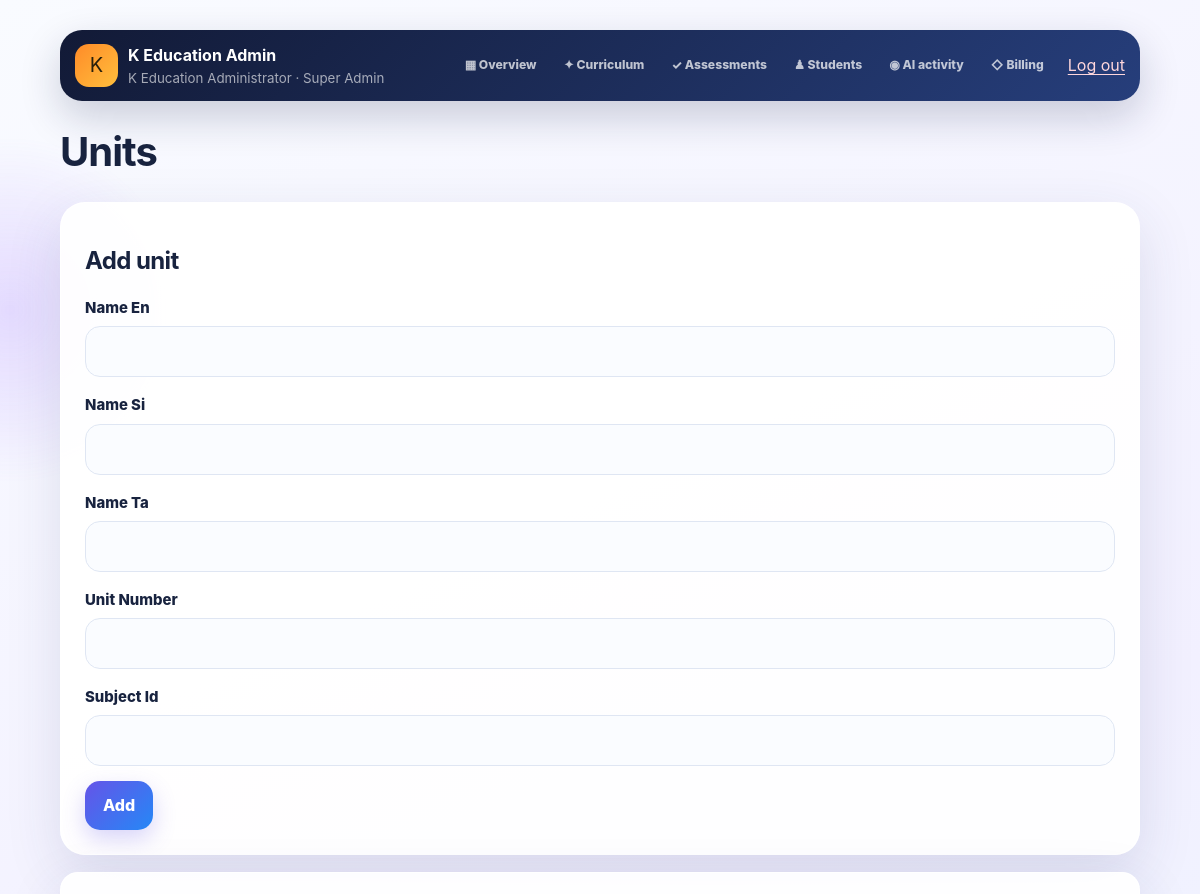
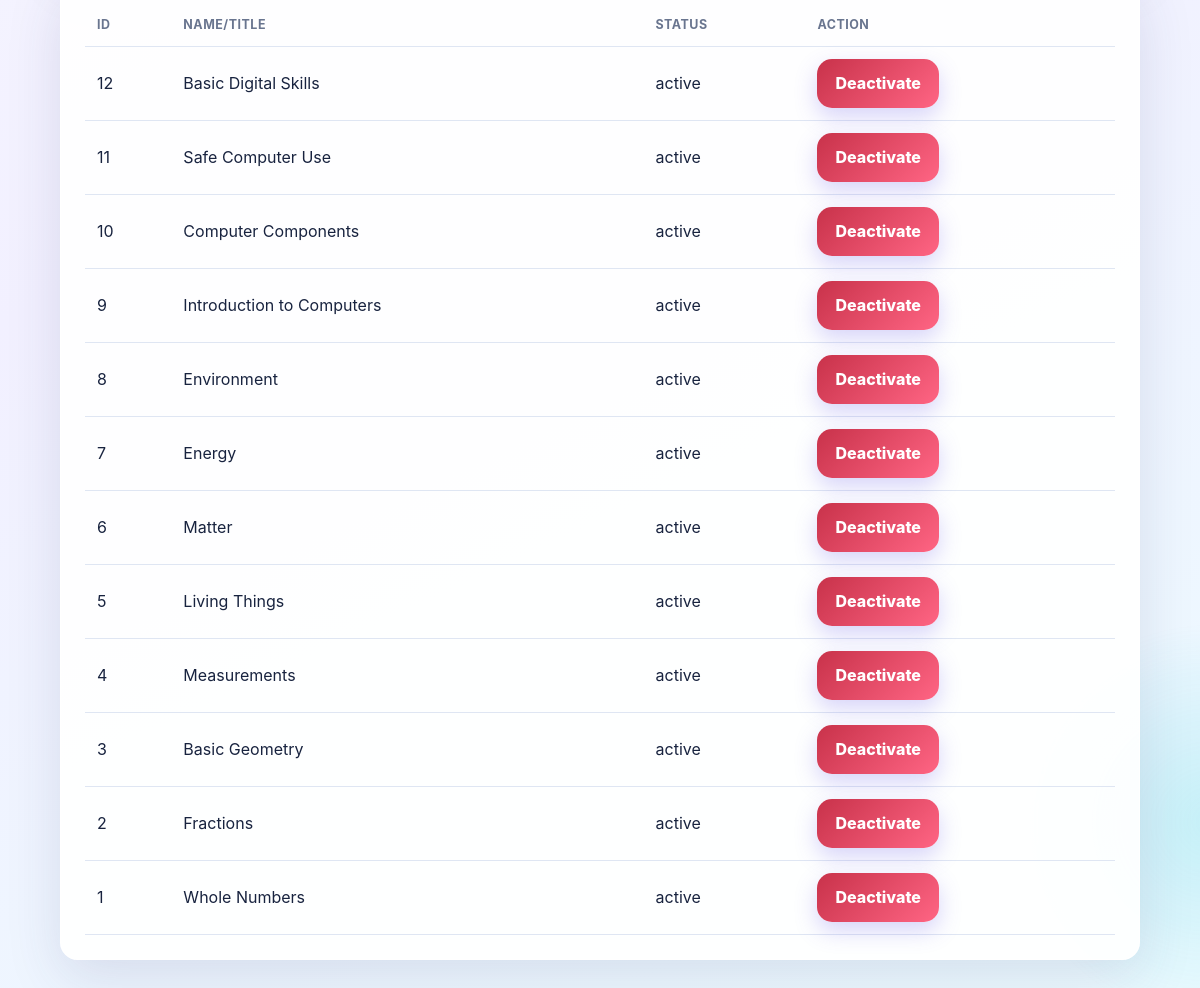
The app's page /admin/units.php (signed in) with its own data (2 pictures, top to bottom).
### tables this page shows
CREATE TABLE units(id INT AUTO_INCREMENT PRIMARY KEY,grade_id INT NOT NULL,subject_id INT NOT NULL,unit_number INT NOT NULL,name_en VARCHAR(180),name_si VARCHAR(180),name_ta VARCHAR(180),description_en TEXT,description_si TEXT,description_ta TEXT,display_order INT DEFAULT 0,status ENUM('active','inactive') DEFAULT 'active',created_at TIMESTAMP DEFAULT CURRENT_TIMESTAMP,updated_at TIMESTAMP DEFAULT CURRENT_TIMESTAMP ON UPDATE CURRENT_TIMESTAMP,UNIQUE(subject_id,unit_number),INDEX(grade_id),FOREIGN KEY(grade_id) REFERENCES grades(id),FOREIGN KEY(subject_id) REFERENCES subjects(id) ON DELETE CASCADE);

### admin/units.php (called while the page is built)
<?php $entity='units';include __DIR__.'/_catalog.php';

### includes/helpers.php (called while the page is built, shortened)
<?php
function e(mixed $v):string{return htmlspecialchars((string)$v,ENT_QUOTES|ENT_SUBSTITUTE,'UTF-8');}

### includes/db.php (called while the page is built, shortened)
<?php
function db(): mysqli {
    $db = @new mysqli(DB_HOST, DB_USER, DB_PASS, DB_NAME);
    $db->set_charset('utf8mb4');
    return $db;
}

### admin/_catalog.php (the view)
<?php
$allowed=['subjects'=>['name_en','name_si','name_ta','subject_code','icon'],'units'=>['name_en','name_si','name_ta','unit_number','subject_id'],'lessons'=>['title_en','title_si','title_ta','subject_id','unit_id'],'quizzes'=>['title_en','title_si','title_ta','subject_id','pass_mark']];if(!isset($allowed[$entity]))exit('Invalid catalog.');require_once __DIR__.'/../includes/auth.php';require_admin();if($_SERVER['REQUEST_METHOD']==='POST'){verify_csrf();$id=filter_input(INPUT_POST,'id',FILTER_VALIDATE_INT);$action=$_POST['action']??'';if($id&&in_array($action,['active','inactive'],true)){$s=db()->prepare("UPDATE $entity SET status=? WHERE id=?");$s->bind_param('si',$action,$id);$s->execute();flash('success','Status updated.');header('Location: '.$entity.'.php');exit;}if($action==='add'){$data=[];foreach($allowed[$entity] as $f)$data[$f]=trim((string)($_POST[$f]??''));$data['grade_id']=1;$fields=array_keys($data);$marks=implode(',',array_fill(0,count($fields),'?'));$sql="INSERT INTO $entity(".implode(',',$fields).") VALUES($marks)";$s=db()->prepare($sql);$types='';$values=[];foreach($data as $f=>$v){$isInt=in_array($f,['grade_id','unit_number','subject_id','unit_id','pass_mark'],true);$types.=$isInt?'i':'s';$values[]=$isInt?(int)$v:$v;}$s->bind_param($types,...$values);if(!$s->execute())flash('error','Could not add item. Check required relationships and unique values.');else flash('success','Item added.');header('Location: '.$entity.'.php');exit;}}$pageTitle=ucfirst($entity);include __DIR__.'/_top.php';$rows=db()->query("SELECT * FROM $entity ORDER BY id DESC");?><h1><?=e(ucfirst($entity))?></h1><section class="card"><h2>Add <?=e(rtrim($entity,'s'))?></h2><form method="post"><?=csrf_field()?><input type="hidden" name="action" value="add"><?php foreach($allowed[$entity] as $f):?><label><?=e(ucwords(str_replace('_',' ',$f)))?><input name="<?=e($f)?>" required></label><?php endforeach;?><button>Add</button></form></section><section class="card scroll"><table><tr><th>ID</th><th>Name/title</th><th>Status</th><th>Action</th></tr><?php while($r=$rows->fetch_assoc()):?><tr><td><?=$r['id']?></td><td><?=e($r['name_en']??$r['title_en']??'')?></td><td><?=e($r['status'])?></td><td><form method="post"><?=csrf_field()?><input type="hidden" name="id" value="<?=$r['id']?>"><button class="<?=$r['status']==='active'?'danger':'good'?>" name="action" value="<?=$r['status']==='active'?'inactive':'active'?>"><?=$r['status']==='active'?'Deactivate':'Activate'?></button></form></td></tr><?php endwhile;?></table></section><?php if($entity==='quizzes'):?><section class="card"><p>Quiz questions are multilingual database records. Add/edit them in <code>quiz_questions</code> through phpMyAdmin in this initial admin build.</p></section><?php endif;include __DIR__.'/../includes/footer.php';?>

### includes/header.php (style rules this page uses)
:root { --violet:#6554e8;--violet2:#8c52ff;--blue:#2588f6;--cyan:#1cc8d7;--mint:#21c59b;--gold:#ffb638;--rose:#ff6584;--ink:#18233f;--muted:#69758f;--paper:#fff;--line:#dfe6f3;--danger:#d83d55;--shadow:0 18px 55px rgba(45,56,110,.13);--soft-shadow:0 9px 28px rgba(45,56,110,.1) }
* { box-sizing:border-box }
html { scroll-behavior:smooth }
body { margin:0;min-height:100vh;color:var(--ink);font-family:Inter,"Segoe UI",system-ui,-apple-system,"Noto Sans Sinhala","Noto Sans Tamil",sans-serif;line-height:1.55;background:linear-gradient(155deg,#f9fbff 0%,#f2f0ff 48%,#ebfbff 100%);overflow-x:hidden }
body:before,body:after { content:"";position:fixed;z-index:-2;border-radius:50%;filter:blur(2px);pointer-events:none }
body:before { width:360px;height:360px;left:-170px;top:130px;background:radial-gradient(circle,rgba(139,82,255,.18),transparent 68%);animation:floatOrb 12s ease-in-out infinite }
body:after { width:420px;height:420px;right:-220px;bottom:50px;background:radial-gradient(circle,rgba(28,200,215,.19),transparent 67%);animation:floatOrb 14s ease-in-out infinite reverse }
.card { position:relative;background:rgba(255,255,255,.92);border:1px solid rgba(255,255,255,.9);border-radius:25px;padding:20px;box-shadow:var(--shadow);margin-bottom:17px;overflow:hidden;transition:transform .25s ease,box-shadow .25s ease,border-color .25s ease }
.btn,button { display:inline-flex;align-items:center;justify-content:center;gap:8px;min-height:49px;padding:11px 18px;border:0;border-radius:15px;background:linear-gradient(135deg,var(--violet),var(--blue));box-shadow:0 9px 22px rgba(101,84,232,.25);color:#fff;text-decoration:none;font:inherit;font-weight:850;cursor:pointer;transition:transform .18s,box-shadow .18s,filter .18s }
.btn.danger,.danger { background:linear-gradient(135deg,#c8324a,var(--rose)) }
input,select,textarea { width:100%;min-height:49px;padding:13px 14px;border:1.5px solid var(--line);border-radius:15px;background:rgba(250,252,255,.95);color:var(--ink);font:inherit;margin:6px 0 15px;outline:0;transition:border-color .2s,box-shadow .2s,background .2s }
label { font-weight:800;font-size:.93rem }
.scroll { overflow:auto;border-radius:18px }
table { width:100%;border-collapse:collapse }
th,td { padding:12px;border-bottom:1px solid var(--line);text-align:left }
th { color:var(--muted);font-size:.78rem;text-transform:uppercase;letter-spacing:.04em }
h1,h2,h3 { line-height:1.18;letter-spacing:-.025em }
h1 { font-size:clamp(1.7rem,5vw,2.5rem) }
.reveal { animation:reveal .55s both }
@media (min-width:720px) { .card { padding:24px } }

### records on screen
units: id "12", name_en "Basic Digital Skills", status "active", shows "Deactivate"
units: id "11", name_en "Safe Computer Use", status "active", shows "Deactivate"
units: id "10", name_en "Computer Components", status "active", shows "Deactivate"
units: id "9", name_en "Introduction to Computers", status "active", shows "Deactivate"
units: id "8", name_en "Environment", status "active", shows "Deactivate"
units: id "7", name_en "Energy", status "active", shows "Deactivate"
units: id "6", name_en "Matter", status "active", shows "Deactivate"
units: id "5", name_en "Living Things", status "active", shows "Deactivate"
units: id "4", name_en "Measurements", status "active", shows "Deactivate"
units: id "3", name_en "Basic Geometry", status "active", shows "Deactivate"
units: id "2", name_en "Fractions", status "active", shows "Deactivate"
units: id "1", name_en "Whole Numbers", status "active", shows "Deactivate"

### other values on screen
$_SESSION['admin']['full_name'] "K Education Administrator"
str_replace('_',' ',$_SESSION['admin']['role']??'admin') "Super Admin"
$item[0] "▦"
$item[1] "Overview"
$item[0] "✦"
$item[1] "Curriculum"
$item[0] "✓"
$item[1] "Assessments"
$item[0] "♟"
$item[1] "Students"
$item[0] "◉"
$item[1] "AI activity"
$item[0] "◇"
$item[1] "Billing"
$entity "Units"
